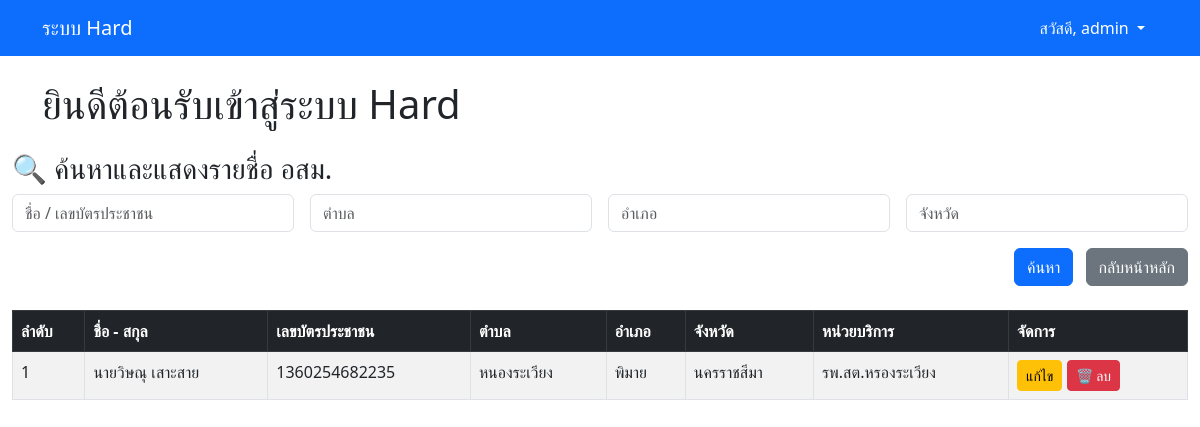
Page /volunteers/view_volunteers.php (signed in) on the committed database.
### tables this page shows
CREATE TABLE `volunteers`  (
  `id` int NOT NULL AUTO_INCREMENT,
  `card_no` varchar(20) NULL DEFAULT NULL,
  `cid` varchar(13) NULL DEFAULT NULL,
  `fullname` varchar(100) NULL DEFAULT NULL,
  `birthdate` date NULL DEFAULT NULL,
  `house_no` varchar(20) NULL DEFAULT NULL,
  `village_no` varchar(3) NULL DEFAULT NULL,
  `subdistrict` varchar(100) NULL DEFAULT NULL,
  `year_start` varchar(4) NULL DEFAULT NULL,
  `blood_group` varchar(2) NULL DEFAULT NULL,
  `occupation` varchar(100) NULL DEFAULT NULL,
  `education_level` varchar(100) NULL DEFAULT NULL,
  `marital_status` varchar(100) NULL DEFAULT NULL,
  `unit_name` varchar(150) NULL DEFAULT NULL,
  `created_at` timestamp NOT NULL DEFAULT CURRENT_TIMESTAMP,
  `district` varchar(100) NULL DEFAULT '',
  `province` varchar(100) NULL DEFAULT '',
  `keyword` varchar(255) NULL DEFAULT '',
  PRIMARY KEY (`id`) USING BTREE
);

### volunteers/view_volunteers.php (the view, shortened to what this page needs)
<?php
include '../includes/db_connect.php';
$keyword = $_GET['keyword'] ?? '';
$subdistrict = $_GET['subdistrict'] ?? '';
$district = $_GET['district'] ?? '';
$province = $_GET['province'] ?? '';
$sql = "SELECT * FROM volunteers
        WHERE (fullname LIKE ? OR cid LIKE ?)
        AND subdistrict LIKE ?
        AND district LIKE ?
        AND province LIKE ?
        ORDER BY id DESC";
$stmt = $conn->prepare($sql);
$likeKeyword = "%$keyword%";
$likeSubdistrict = "%$subdistrict%";
$likeDistrict = "%$district%";
$likeProvince = "%$province%";
$stmt->bind_param("sssss", $likeKeyword, $likeKeyword, $likeSubdistrict, $likeDistrict, $likeProvince);
$stmt->execute();
$result = $stmt->get_result();
?>
<!DOCTYPE html>
<html lang="th">
<head>
  <?php include '../header.php'; ?>
  <link href="https://cdn.jsdelivr.net/npm/bootstrap@5.3.0/dist/css/bootstrap.min.css" rel="stylesheet" />
</head>
<body>
<div class="container-fluid mt-4">
  <h3>🔍 ค้นหาและแสดงรายชื่อ อสม.</h3>
  <form method="get" class="row g-3 mb-4">
    <div class="col-md-3">
      <input type="text" name="keyword" class="form-control" placeholder="ชื่อ / เลขบัตรประชาชน" value="<?= htmlspecialchars($keyword) ?>">
    </div>
    <div class="col-md-3">
      <input type="text" name="subdistrict" class="form-control" placeholder="ตำบล" value="<?= htmlspecialchars($subdistrict) ?>">
    </div>
    <div class="col-md-3">
      <input type="text" name="district" class="form-control" placeholder="อำเภอ" value="<?= htmlspecialchars($district) ?>">
    </div>
    <div class="col-md-3">
      <input type="text" name="province" class="form-control" placeholder="จังหวัด" value="<?= htmlspecialchars($province) ?>">
    </div>
	<div class="col-12 text-end">
		<button type="submit" class="btn btn-primary me-2">ค้นหา</button>
		<a href="../index.php" class="btn btn-secondary">กลับหน้าหลัก</a>
	</div>
  </form>
<?php if ($result->num_rows > 0): ?>
<table class="table table-striped table-bordered">
  <thead class="table-dark">
    <tr>
      <th>ลำดับ</th>
      <th>ชื่อ - สกุล</th>
      <th>เลขบัตรประชาชน</th>
      <th>ตำบล</th>
      <th>อำเภอ</th>
      <th>จังหวัด</th>
      <th>หน่วยบริการ</th>
      <th>จัดการ</th>
    </tr>
  </thead>
  <tbody>
    <?php
    $no = 1;
    while ($row = $result->fetch_assoc()):
    ?>
    <tr>
      <td><?= $no++; ?></td>
      <td><?= htmlspecialchars($row['fullname']) ?></td>
      <td><?= htmlspecialchars($row['cid']) ?></td>
      <td><?= htmlspecialchars($row['subdistrict']) ?></td>
      <td><?= htmlspecialchars($row['district']) ?></td>
      <td><?= htmlspecialchars($row['province']) ?></td>
      <td><?= htmlspecialchars($row['unit_name']) ?></td>
      <td>
        <a href="edit_volunteer.php?id=<?= $row['id'] ?>" class="btn btn-warning btn-sm">แก้ไข</a>
<form method="POST" action="delete_volunteer.php" onsubmit="return confirm('ยืนยันการลบข้อมูลนี้หรือไม่?');" style="display:inline;">
    <button type="submit" class="btn btn-danger btn-sm">🗑️ ลบ</button>
</form>
      </td>
    </tr>
    <?php endwhile; ?>
  </tbody>
</table>
<?php else: ?>
  <div class="alert alert-warning">ไม่พบข้อมูลที่ค้นหา</div>
<?php endif; ?>
	</div>
</body>
</html>

### rows in the picture
volunteers: fullname "นายวิษณุ เสาะสาย", cid "1360254682235", subdistrict "หนองระเวียง", district "พิมาย", province "นครราชสีมา", unit_name "รพ.สต.หรองระเวียง"

### other values in the picture
$username "admin"
